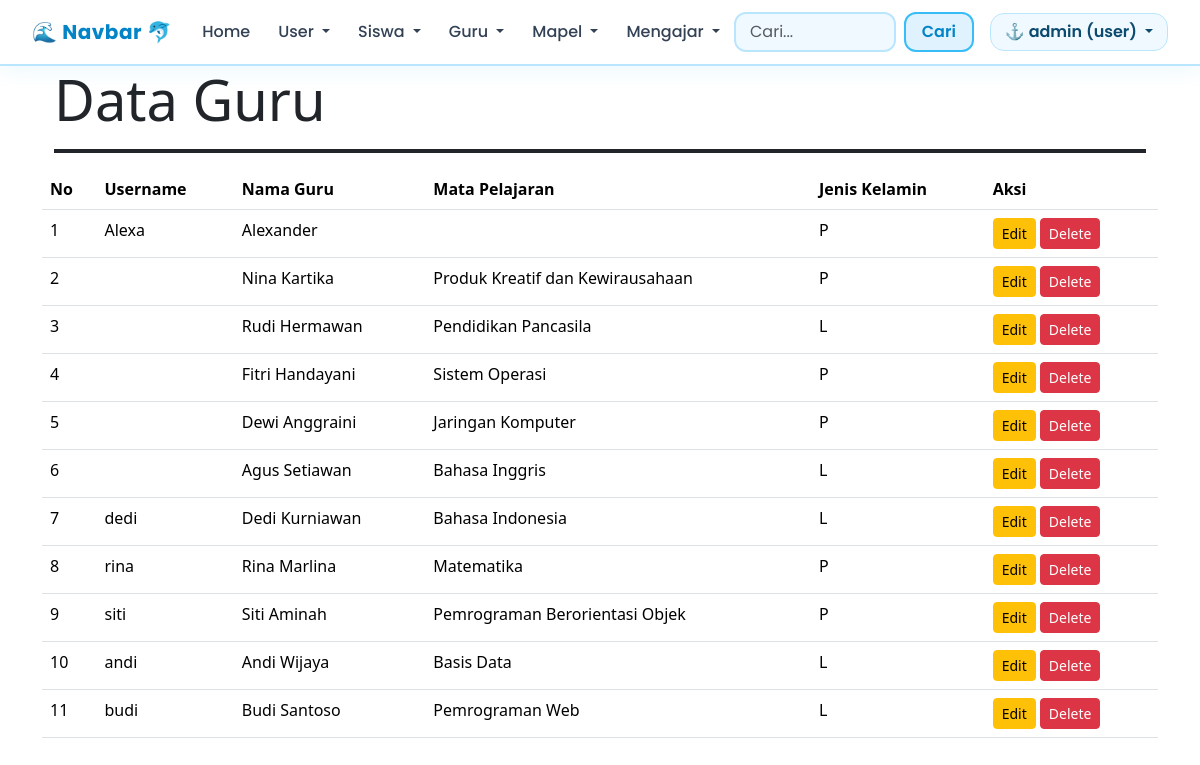
Screenshot of /daftar_guru.php with the database file from the repository.
### tables this page shows
CREATE TABLE `guru` (
  `id` int NOT NULL,
  `nip` varchar(20) DEFAULT NULL,
  `nama` varchar(100) DEFAULT NULL,
  `jenis_kelamin` enum('L','P') DEFAULT NULL,
  `user_id` int DEFAULT NULL
);

CREATE TABLE `users` (
  `id` int NOT NULL,
  `username` varchar(50) DEFAULT NULL,
  `password` varchar(255) DEFAULT NULL,
  `role` enum('admin','guru','siswa') DEFAULT NULL,
  `created_at` timestamp NULL DEFAULT CURRENT_TIMESTAMP
);

### daftar_guru.php (the view, shortened to what this page needs)
<?php
require_once('koneksi.php');
require_once('navbar.php');
$sql = "SELECT g.*, u.username,
               (SELECT GROUP_CONCAT(DISTINCT m.nama_mapel ORDER BY m.nama_mapel SEPARATOR ', ')
                FROM mapel m
                WHERE m.guru_id = g.id) AS mapel
        FROM guru g
        LEFT JOIN users u ON g.user_id = u.id
        ORDER BY g.id DESC";
$hasil = mysqli_query($koneksi, $sql);
$data = [];
if (mysqli_num_rows($hasil) > 0) {
    while ($row = mysqli_fetch_assoc($hasil)) {
        $data[] = $row;
    }
} else {
    echo "Tidak ada data";
}
?>
<div class="container">
    <div class="container center">
        <h1 class="fw-normal display-4">Data Guru</h1>
        <hr class="border border-dark border-2 opacity-100">
    </div>
    <table class="table">
        <thead>
            <tr>
                <th scope="col">No</th>
                <th scope="col">Username</th>
                <th scope="col">Nama Guru</th>
                <th scope="col">Mata Pelajaran</th>
                <th scope="col">Jenis Kelamin</th>
                <th scope="col">Aksi</th>
            </tr>
        </thead>
        <tbody>
            <?php $no = 1; foreach ($data as $guru) { ?>
                <tr>
                    <td>
                        <?php echo $no++; ?>
                    </td>
                    <td>
                        <?php echo $guru['username']; ?>
                    </td>
                    <td>
                        <?php echo $guru['nama']; ?>
                    </td>
                    <td>
                        <?php echo htmlspecialchars($guru['mapel'] ?? ''); ?>
                    </td>
                    <td>
                        <?php echo $guru['jenis_kelamin']; ?>
                    </td>
                    <td>
                        <a href="form_edit.php?id=<?php echo $guru['id']; ?>"
                           class="btn btn-warning btn-sm">
                            Edit
                        </a>
                        <a href="aksi_hapus.php?id=<?php echo $guru['id']; ?>"
                           class="btn btn-danger btn-sm"
                           onclick="return confirm('Apakah Anda yakin ingin menghapus data ini?')">
                            Delete
                        </a>
                    </td>
                </tr>
            <?php } ?>
        </tbody>
    </table>
</div>
<?php require "footer.php"; ?>

### rows the page displays
guru: user.username "Alexa", nama "Alexander", jenis_kelamin "P"
guru: nama "Nina Kartika", mapel "Produk Kreatif dan Kewirausahaan", jenis_kelamin "P"
guru: nama "Rudi Hermawan", mapel "Pendidikan Pancasila", jenis_kelamin "L"
guru: nama "Fitri Handayani", mapel "Sistem Operasi", jenis_kelamin "P"
guru: nama "Dewi Anggraini", mapel "Jaringan Komputer", jenis_kelamin "P"
guru: nama "Agus Setiawan", mapel "Bahasa Inggris", jenis_kelamin "L"
guru: user.username "dedi", nama "Dedi Kurniawan", mapel "Bahasa Indonesia", jenis_kelamin "L"
guru: user.username "rina", nama "Rina Marlina", mapel "Matematika", jenis_kelamin "P"
guru: user.username "siti", nama "Siti Aminah", mapel "Pemrograman Berorientasi Objek", jenis_kelamin "P"
guru: user.username "andi", nama "Andi Wijaya", mapel "Basis Data", jenis_kelamin "L"
guru: user.username "budi", nama "Budi Santoso", mapel "Pemrograman Web", jenis_kelamin "L"

### other values shown
$nama "admin"
$username "user"
